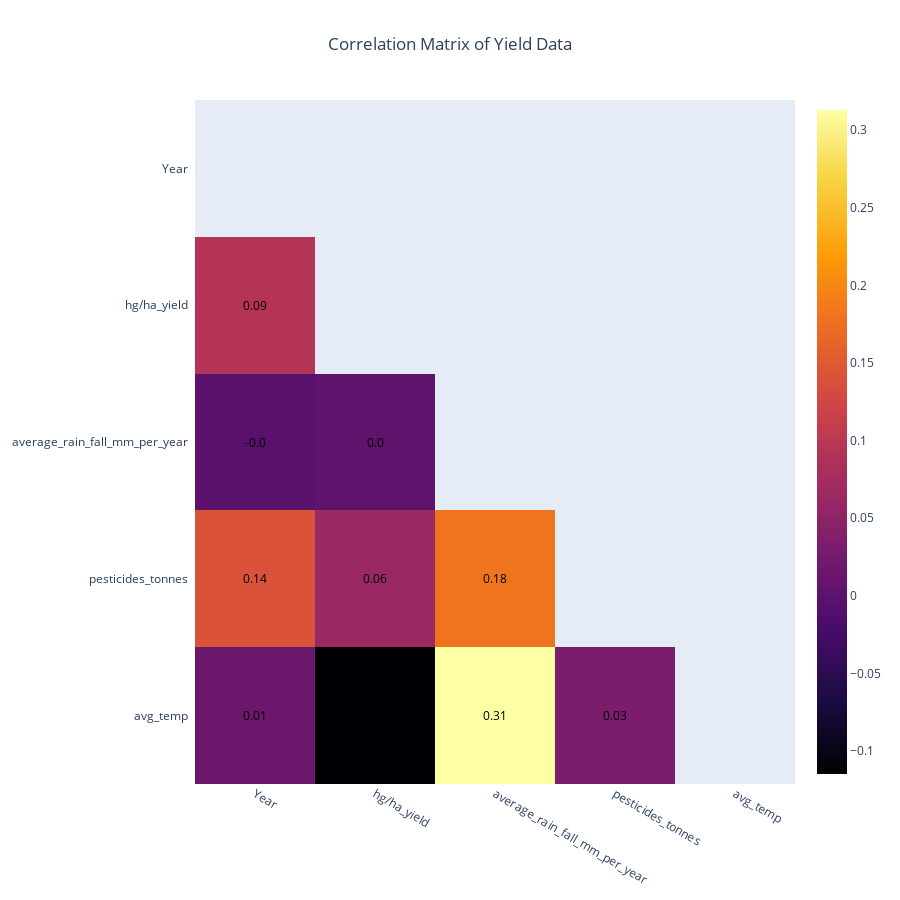

Source (notebook cell):
### Code cell
import plotly.figure_factory as ff


correlation_data = final_df.select_dtypes(include=[np.number]).corr()

# Create the labels for the heatmap
labels = correlation_data.columns.tolist()

# Mask the upper triangle for the heatmap
mask = np.triu(np.ones_like(correlation_data, dtype=bool))
masked_corr = correlation_data.where(~mask)

# Replace NaN values in the annotations with empty strings
annotation_text = masked_corr.round(2).astype(str).to_numpy()
annotation_text[np.isnan(masked_corr)] = ""

fig = ff.create_annotated_heatmap(
    z=masked_corr.to_numpy(),  # Convert the correlation matrix to numpy array
    x=labels,  # Column labels
    y=labels,  # Row labels
    colorscale='Inferno',  
    showscale=True,  
    annotation_text=annotation_text,  # Replace NaN with empty strings
    hoverinfo="none"  # Disable hover info
)

# Update the layout for better presentation
fig.update_layout(
    title='Correlation Matrix of Yield Data',
    title_x=0.5,  
    width=900,  
    height=900, 
    xaxis_showgrid=False,  
    yaxis_showgrid=False,  
    xaxis={'side': 'bottom'},  
    yaxis_autorange='reversed'  # Ensure the y-axis starts from top to bottom
)

# Show the plot
fig.show()

### Figure 1 — Plotly figure (JSON) as saved in the notebook; plotly's stock layout.template omitted (floating-point values rounded to 4 significant figures)
{"data": [{"colorscale": [[0, "#000004"], [0.1111, "#1b0c41"], [0.2222, "#4a0c6b"], [0.3333, "#781c6d"], [0.4444, "#a52c60"], [0.5556, "#cf4446"], [0.6667, "#ed6925"], [0.7778, "#fb9b06"], [0.8889, "#f7d13d"], [1, "#fcffa4"]], "hoverinfo": "none", "reversescale": false, "showscale": true, "type": "heatmap", "x": ["Year", "hg/ha_yield", "average_rain_fall_mm_per_year", "pesticides_tonnes", "avg_temp"], "y": ["Year", "hg/ha_yield", "average_rain_fall_mm_per_year", "pesticides_tonnes", "avg_temp"], "z": [[NaN, NaN, NaN, NaN, NaN], [0.09163, NaN, NaN, NaN, NaN], [-0.003798, 0.0009622, NaN, NaN, NaN], [0.1409, 0.06409, 0.181, NaN, NaN], [0.01441, -0.1148, 0.313, 0.03095, NaN]]}], "layout": {"annotations": [{"font": {"color": "#000000"}, "showarrow": false, "text": "", "x": "Year", "xref": "x", "y": "Year", "yref": "y"}, {"font": {"color": "#000000"}, "showarrow": false, "text": "", "x": "hg/ha_yield", "xref": "x", "y": "Year", "yref": "y"}, {"font": {"color": "#000000"}, "showarrow": false, "text": "", "x": "average_rain_fall_mm_per_year", "xref": "x", "y": "Year", "yref": "y"}, {"font": {"color": "#000000"}, "showarrow": false, "text": "", "x": "pesticides_tonnes", "xref": "x", "y": "Year", "yref": "y"}, {"font": {"color": "#000000"}, "showarrow": false, "text": "", "x": "avg_temp", "xref": "x", "y": "Year", "yref": "y"}, {"font": {"color": "#000000"}, "showarrow": false, "text": "0.09", "x": "Year", "xref": "x", "y": "hg/ha_yield", "yref": "y"}, {"font": {"color": "#000000"}, "showarrow": false, "text": "", "x": "hg/ha_yield", "xref": "x", "y": "hg/ha_yield", "yref": "y"}, {"font": {"color": "#000000"}, "showarrow": false, "text": "", "x": "average_rain_fall_mm_per_year", "xref": "x", "y": "hg/ha_yield", "yref": "y"}, {"font": {"color": "#000000"}, "showarrow": false, "text": "", "x": "pesticides_tonnes", "xref": "x", "y": "hg/ha_yield", "yref": "y"}, {"font": {"color": "#000000"}, "showarrow": false, "text": "", "x": "avg_temp", "xref": "x", "y": "hg/ha_yield", "yref": "y"}, {"font": {"color": "#000000"}, "showarrow": false, "text": "-0.0", "x": "Year", "xref": "x", "y": "average_rain_fall_mm_per_year", "yref": "y"}, {"font": {"color": "#000000"}, "showarrow": false, "text": "0.0", "x": "hg/ha_yield", "xref": "x", "y": "average_rain_fall_mm_per_year", "yref": "y"}, {"font": {"color": "#000000"}, "showarrow": false, "text": "", "x": "average_rain_fall_mm_per_year", "xref": "x", "y": "average_rain_fall_mm_per_year", "yref": "y"}, {"font": {"color": "#000000"}, "showarrow": false, "text": "", "x": "pesticides_tonnes", "xref": "x", "y": "average_rain_fall_mm_per_year", "yref": "y"}, {"font": {"color": "#000000"}, "showarrow": false, "text": "", "x": "avg_temp", "xref": "x", "y": "average_rain_fall_mm_per_year", "yref": "y"}, {"font": {"color": "#000000"}, "showarrow": false, "text": "0.14", "x": "Year", "xref": "x", "y": "pesticides_tonnes", "yref": "y"}, {"font": {"color": "#000000"}, "showarrow": false, "text": "0.06", "x": "hg/ha_yield", "xref": "x", "y": "pesticides_tonnes", "yref": "y"}, {"font": {"color": "#000000"}, "showarrow": false, "text": "0.18", "x": "average_rain_fall_mm_per_year", "xref": "x", "y": "pesticides_tonnes", "yref": "y"}, {"font": {"color": "#000000"}, "showarrow": false, "text": "", "x": "pesticides_tonnes", "xref": "x", "y": "pesticides_tonnes", "yref": "y"}, {"font": {"color": "#000000"}, "showarrow": false, "text": "", "x": "avg_temp", "xref": "x", "y": "pesticides_tonnes", "yref": "y"}, {"font": {"color": "#000000"}, "showarrow": false, "text": "0.01", "x": "Year", "xref": "x", "y": "avg_temp", "yref": "y"}, {"font": {"color": "#000000"}, "showarrow": false, "text": "-0.11", "x": "hg/ha_yield", "xref": "x", "y": "avg_temp", "yref": "y"}, {"font": {"color": "#000000"}, "showarrow": false, "text": "0.31", "x": "average_rain_fall_mm_per_year", "xref": "x", "y": "avg_temp", "yref": "y"}, {"font": {"color": "#000000"}, "showarrow": false, "text": "0.03", "x": "pesticides_tonnes", "xref": "x", "y": "avg_temp", "yref": "y"}, {"font": {"color": "#000000"}, "showarrow": false, "text": "", "x": "avg_temp", "xref": "x", "y": "avg_temp", "yref": "y"}], "height": 900, "title": {"text": "Correlation Matrix of Yield Data", "x": 0.5}, "width": 900, "xaxis": {"dtick": 1, "gridcolor": "rgb(0, 0, 0)", "showgrid": false, "side": "bottom", "ticks": ""}, "yaxis": {"autorange": "reversed", "dtick": 1, "showgrid": false, "ticks": "", "ticksuffix": "  "}}}
